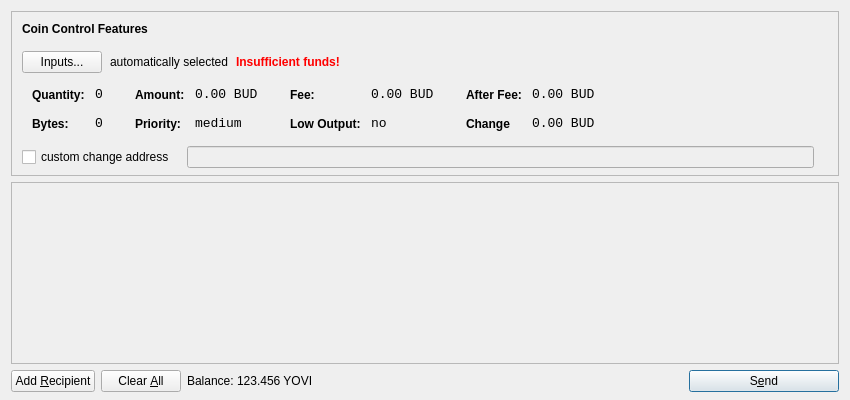
<?xml version="1.0" encoding="UTF-8"?>
<ui version="4.0">
 <class>SendCoinsDialog</class>
 <widget class="QDialog" name="SendCoinsDialog">
  <property name="geometry">
   <rect>
    <x>0</x>
    <y>0</y>
    <width>850</width>
    <height>400</height>
   </rect>
  </property>
  <property name="windowTitle">
   <string>Send Coins</string>
  </property>
  <property name="autoFillBackground">
   <bool>true</bool>
  </property>
  <layout class="QVBoxLayout" name="verticalLayout" stretch="0,1,0">
   <property name="bottomMargin">
    <number>8</number>
   </property>
   <item>
    <widget class="QFrame" name="frameCoinControl">
     <property name="sizePolicy">
      <sizepolicy hsizetype="Expanding" vsizetype="Expanding">
       <horstretch>0</horstretch>
       <verstretch>0</verstretch>
      </sizepolicy>
     </property>
     <property name="maximumSize">
      <size>
       <width>16777215</width>
       <height>16777215</height>
      </size>
     </property>
     <property name="frameShape">
      <enum>QFrame::StyledPanel</enum>
     </property>
     <property name="frameShadow">
      <enum>QFrame::Sunken</enum>
     </property>
     <layout class="QVBoxLayout" name="verticalLayoutCoinControl2">
      <property name="spacing">
       <number>6</number>
      </property>
      <property name="leftMargin">
       <number>0</number>
      </property>
      <property name="topMargin">
       <number>0</number>
      </property>
      <property name="rightMargin">
       <number>0</number>
      </property>
      <property name="bottomMargin">
       <number>6</number>
      </property>
      <item>
       <layout class="QVBoxLayout" name="verticalLayoutCoinControl" stretch="0,0,0,0,1">
        <property name="spacing">
         <number>0</number>
        </property>
        <property name="leftMargin">
         <number>10</number>
        </property>
        <property name="topMargin">
         <number>10</number>
        </property>
        <item>
         <layout class="QHBoxLayout" name="horizontalLayoutCoinControl1">
          <property name="bottomMargin">
           <number>15</number>
          </property>
          <item>
           <widget class="QLabel" name="labelCoinControlFeatures">
            <property name="sizePolicy">
             <sizepolicy hsizetype="Preferred" vsizetype="Maximum">
              <horstretch>0</horstretch>
              <verstretch>0</verstretch>
             </sizepolicy>
            </property>
            <property name="font">
             <font>
              <weight>75</weight>
              <bold>true</bold>
             </font>
            </property>
            <property name="styleSheet">
             <string notr="true">font-weight:bold;</string>
            </property>
            <property name="text">
             <string>Coin Control Features</string>
            </property>
           </widget>
          </item>
         </layout>
        </item>
        <item>
         <layout class="QHBoxLayout" name="horizontalLayoutCoinControl2" stretch="0,0,0,0">
          <property name="spacing">
           <number>8</number>
          </property>
          <property name="bottomMargin">
           <number>10</number>
          </property>
          <item>
           <widget class="QPushButton" name="pushButtonCoinControl">
            <property name="styleSheet">
             <string notr="true"/>
            </property>
            <property name="text">
             <string>Inputs...</string>
            </property>
           </widget>
          </item>
          <item>
           <widget class="QLabel" name="labelCoinControlAutomaticallySelected">
            <property name="text">
             <string>automatically selected</string>
            </property>
            <property name="margin">
             <number>5</number>
            </property>
           </widget>
          </item>
          <item>
           <widget class="QLabel" name="labelCoinControlInsuffFunds">
            <property name="font">
             <font>
              <weight>75</weight>
              <bold>true</bold>
             </font>
            </property>
            <property name="styleSheet">
             <string notr="true">color:red;font-weight:bold;</string>
            </property>
            <property name="text">
             <string>Insufficient funds!</string>
            </property>
            <property name="margin">
             <number>5</number>
            </property>
           </widget>
          </item>
          <item>
           <spacer name="horizontalSpacerCoinControl">
            <property name="orientation">
             <enum>Qt::Horizontal</enum>
            </property>
            <property name="sizeHint" stdset="0">
             <size>
              <width>40</width>
              <height>1</height>
             </size>
            </property>
           </spacer>
          </item>
         </layout>
        </item>
        <item>
         <widget class="QWidget" name="widgetCoinControl" native="true">
          <property name="sizePolicy">
           <sizepolicy hsizetype="Preferred" vsizetype="Preferred">
            <horstretch>0</horstretch>
            <verstretch>0</verstretch>
           </sizepolicy>
          </property>
          <property name="minimumSize">
           <size>
            <width>0</width>
            <height>0</height>
           </size>
          </property>
          <property name="styleSheet">
           <string notr="true"/>
          </property>
          <layout class="QHBoxLayout" name="horizontalLayoutCoinControl5">
           <property name="leftMargin">
            <number>0</number>
           </property>
           <property name="topMargin">
            <number>0</number>
           </property>
           <property name="rightMargin">
            <number>0</number>
           </property>
           <property name="bottomMargin">
            <number>0</number>
           </property>
           <item>
            <layout class="QHBoxLayout" name="horizontalLayoutCoinControl3" stretch="0,0,0,1">
             <property name="spacing">
              <number>20</number>
             </property>
             <property name="topMargin">
              <number>0</number>
             </property>
             <property name="bottomMargin">
              <number>10</number>
             </property>
             <item>
              <layout class="QFormLayout" name="formLayoutCoinControl1">
               <property name="horizontalSpacing">
                <number>10</number>
               </property>
               <property name="verticalSpacing">
                <number>14</number>
               </property>
               <property name="leftMargin">
                <number>10</number>
               </property>
               <property name="topMargin">
                <number>4</number>
               </property>
               <property name="rightMargin">
                <number>6</number>
               </property>
               <item row="0" column="0">
                <widget class="QLabel" name="labelCoinControlQuantityText">
                 <property name="styleSheet">
                  <string notr="true">font-weight:bold;</string>
                 </property>
                 <property name="text">
                  <string>Quantity:</string>
                 </property>
                 <property name="margin">
                  <number>0</number>
                 </property>
                </widget>
               </item>
               <item row="0" column="1">
                <widget class="QLabel" name="labelCoinControlQuantity">
                 <property name="font">
                  <font>
                   <family>Monospace</family>
                   <pointsize>10</pointsize>
                  </font>
                 </property>
                 <property name="cursor">
                  <cursorShape>IBeamCursor</cursorShape>
                 </property>
                 <property name="contextMenuPolicy">
                  <enum>Qt::ActionsContextMenu</enum>
                 </property>
                 <property name="text">
                  <string>0</string>
                 </property>
                 <property name="margin">
                  <number>0</number>
                 </property>
                 <property name="textInteractionFlags">
                  <set>Qt::LinksAccessibleByMouse|Qt::TextSelectableByKeyboard|Qt::TextSelectableByMouse</set>
                 </property>
                </widget>
               </item>
               <item row="1" column="0">
                <widget class="QLabel" name="labelCoinControlBytesText">
                 <property name="styleSheet">
                  <string notr="true">font-weight:bold;</string>
                 </property>
                 <property name="text">
                  <string>Bytes:</string>
                 </property>
                </widget>
               </item>
               <item row="1" column="1">
                <widget class="QLabel" name="labelCoinControlBytes">
                 <property name="font">
                  <font>
                   <family>Monospace</family>
                   <pointsize>10</pointsize>
                  </font>
                 </property>
                 <property name="cursor">
                  <cursorShape>IBeamCursor</cursorShape>
                 </property>
                 <property name="contextMenuPolicy">
                  <enum>Qt::ActionsContextMenu</enum>
                 </property>
                 <property name="text">
                  <string>0</string>
                 </property>
                 <property name="textInteractionFlags">
                  <set>Qt::LinksAccessibleByMouse|Qt::TextSelectableByKeyboard|Qt::TextSelectableByMouse</set>
                 </property>
                </widget>
               </item>
              </layout>
             </item>
             <item>
              <layout class="QFormLayout" name="formLayoutCoinControl2">
               <property name="horizontalSpacing">
                <number>10</number>
               </property>
               <property name="verticalSpacing">
                <number>14</number>
               </property>
               <property name="leftMargin">
                <number>6</number>
               </property>
               <property name="topMargin">
                <number>4</number>
               </property>
               <property name="rightMargin">
                <number>6</number>
               </property>
               <item row="0" column="0">
                <widget class="QLabel" name="labelCoinControlAmountText">
                 <property name="styleSheet">
                  <string notr="true">font-weight:bold;</string>
                 </property>
                 <property name="text">
                  <string>Amount:</string>
                 </property>
                 <property name="margin">
                  <number>0</number>
                 </property>
                </widget>
               </item>
               <item row="0" column="1">
                <widget class="QLabel" name="labelCoinControlAmount">
                 <property name="font">
                  <font>
                   <family>Monospace</family>
                   <pointsize>10</pointsize>
                  </font>
                 </property>
                 <property name="cursor">
                  <cursorShape>IBeamCursor</cursorShape>
                 </property>
                 <property name="contextMenuPolicy">
                  <enum>Qt::ActionsContextMenu</enum>
                 </property>
                 <property name="text">
                  <string>0.00 BUD</string>
                 </property>
                 <property name="textInteractionFlags">
                  <set>Qt::LinksAccessibleByMouse|Qt::TextSelectableByKeyboard|Qt::TextSelectableByMouse</set>
                 </property>
                </widget>
               </item>
               <item row="1" column="0">
                <widget class="QLabel" name="labelCoinControlPriorityText">
                 <property name="styleSheet">
                  <string notr="true">font-weight:bold;</string>
                 </property>
                 <property name="text">
                  <string>Priority:</string>
                 </property>
                </widget>
               </item>
               <item row="1" column="1">
                <widget class="QLabel" name="labelCoinControlPriority">
                 <property name="font">
                  <font>
                   <family>Monospace</family>
                   <pointsize>10</pointsize>
                  </font>
                 </property>
                 <property name="cursor">
                  <cursorShape>IBeamCursor</cursorShape>
                 </property>
                 <property name="contextMenuPolicy">
                  <enum>Qt::ActionsContextMenu</enum>
                 </property>
                 <property name="text">
                  <string>medium</string>
                 </property>
                 <property name="textInteractionFlags">
                  <set>Qt::LinksAccessibleByMouse|Qt::TextSelectableByKeyboard|Qt::TextSelectableByMouse</set>
                 </property>
                </widget>
               </item>
              </layout>
             </item>
             <item>
              <layout class="QFormLayout" name="formLayoutCoinControl3">
               <property name="horizontalSpacing">
                <number>10</number>
               </property>
               <property name="verticalSpacing">
                <number>14</number>
               </property>
               <property name="leftMargin">
                <number>6</number>
               </property>
               <property name="topMargin">
                <number>4</number>
               </property>
               <property name="rightMargin">
                <number>6</number>
               </property>
               <item row="0" column="0">
                <widget class="QLabel" name="labelCoinControlFeeText">
                 <property name="styleSheet">
                  <string notr="true">font-weight:bold;</string>
                 </property>
                 <property name="text">
                  <string>Fee:</string>
                 </property>
                 <property name="margin">
                  <number>0</number>
                 </property>
                </widget>
               </item>
               <item row="0" column="1">
                <widget class="QLabel" name="labelCoinControlFee">
                 <property name="font">
                  <font>
                   <family>Monospace</family>
                   <pointsize>10</pointsize>
                  </font>
                 </property>
                 <property name="cursor">
                  <cursorShape>IBeamCursor</cursorShape>
                 </property>
                 <property name="contextMenuPolicy">
                  <enum>Qt::ActionsContextMenu</enum>
                 </property>
                 <property name="text">
                  <string>0.00 BUD</string>
                 </property>
                 <property name="textInteractionFlags">
                  <set>Qt::LinksAccessibleByMouse|Qt::TextSelectableByKeyboard|Qt::TextSelectableByMouse</set>
                 </property>
                </widget>
               </item>
               <item row="1" column="0">
                <widget class="QLabel" name="labelCoinControlLowOutputText">
                 <property name="styleSheet">
                  <string notr="true">font-weight:bold;</string>
                 </property>
                 <property name="text">
                  <string>Low Output:</string>
                 </property>
                </widget>
               </item>
               <item row="1" column="1">
                <widget class="QLabel" name="labelCoinControlLowOutput">
                 <property name="font">
                  <font>
                   <family>Monospace</family>
                   <pointsize>10</pointsize>
                  </font>
                 </property>
                 <property name="cursor">
                  <cursorShape>IBeamCursor</cursorShape>
                 </property>
                 <property name="contextMenuPolicy">
                  <enum>Qt::ActionsContextMenu</enum>
                 </property>
                 <property name="text">
                  <string>no</string>
                 </property>
                 <property name="textInteractionFlags">
                  <set>Qt::LinksAccessibleByMouse|Qt::TextSelectableByKeyboard|Qt::TextSelectableByMouse</set>
                 </property>
                </widget>
               </item>
              </layout>
             </item>
             <item>
              <layout class="QFormLayout" name="formLayoutCoinControl4">
               <property name="horizontalSpacing">
                <number>10</number>
               </property>
               <property name="verticalSpacing">
                <number>14</number>
               </property>
               <property name="leftMargin">
                <number>6</number>
               </property>
               <property name="topMargin">
                <number>4</number>
               </property>
               <property name="rightMargin">
                <number>6</number>
               </property>
               <item row="0" column="0">
                <widget class="QLabel" name="labelCoinControlAfterFeeText">
                 <property name="styleSheet">
                  <string notr="true">font-weight:bold;</string>
                 </property>
                 <property name="text">
                  <string>After Fee:</string>
                 </property>
                 <property name="margin">
                  <number>0</number>
                 </property>
                </widget>
               </item>
               <item row="0" column="1">
                <widget class="QLabel" name="labelCoinControlAfterFee">
                 <property name="font">
                  <font>
                   <family>Monospace</family>
                   <pointsize>10</pointsize>
                  </font>
                 </property>
                 <property name="cursor">
                  <cursorShape>IBeamCursor</cursorShape>
                 </property>
                 <property name="contextMenuPolicy">
                  <enum>Qt::ActionsContextMenu</enum>
                 </property>
                 <property name="text">
                  <string>0.00 BUD</string>
                 </property>
                 <property name="textInteractionFlags">
                  <set>Qt::LinksAccessibleByMouse|Qt::TextSelectableByKeyboard|Qt::TextSelectableByMouse</set>
                 </property>
                </widget>
               </item>
               <item row="1" column="0">
                <widget class="QLabel" name="labelCoinControlChangeText">
                 <property name="styleSheet">
                  <string notr="true">font-weight:bold;</string>
                 </property>
                 <property name="text">
                  <string>Change</string>
                 </property>
                </widget>
               </item>
               <item row="1" column="1">
                <widget class="QLabel" name="labelCoinControlChange">
                 <property name="font">
                  <font>
                   <family>Monospace</family>
                   <pointsize>10</pointsize>
                  </font>
                 </property>
                 <property name="cursor">
                  <cursorShape>IBeamCursor</cursorShape>
                 </property>
                 <property name="contextMenuPolicy">
                  <enum>Qt::ActionsContextMenu</enum>
                 </property>
                 <property name="text">
                  <string>0.00 BUD</string>
                 </property>
                 <property name="textInteractionFlags">
                  <set>Qt::LinksAccessibleByMouse|Qt::TextSelectableByKeyboard|Qt::TextSelectableByMouse</set>
                 </property>
                </widget>
               </item>
              </layout>
             </item>
            </layout>
           </item>
          </layout>
         </widget>
        </item>
        <item>
         <layout class="QHBoxLayout" name="horizontalLayoutCoinControl4" stretch="0,0,0">
          <property name="spacing">
           <number>12</number>
          </property>
          <property name="sizeConstraint">
           <enum>QLayout::SetDefaultConstraint</enum>
          </property>
          <property name="topMargin">
           <number>5</number>
          </property>
          <property name="rightMargin">
           <number>5</number>
          </property>
          <item>
           <widget class="QCheckBox" name="checkBoxCoinControlChange">
            <property name="text">
             <string>custom change address</string>
            </property>
           </widget>
          </item>
          <item>
           <widget class="QLineEdit" name="lineEditCoinControlChange">
            <property name="enabled">
             <bool>false</bool>
            </property>
            <property name="sizePolicy">
             <sizepolicy hsizetype="Expanding" vsizetype="Fixed">
              <horstretch>0</horstretch>
              <verstretch>0</verstretch>
             </sizepolicy>
            </property>
           </widget>
          </item>
          <item>
           <widget class="QLabel" name="labelCoinControlChangeLabel">
            <property name="sizePolicy">
             <sizepolicy hsizetype="Preferred" vsizetype="Expanding">
              <horstretch>0</horstretch>
              <verstretch>0</verstretch>
             </sizepolicy>
            </property>
            <property name="minimumSize">
             <size>
              <width>0</width>
              <height>0</height>
             </size>
            </property>
            <property name="text">
             <string/>
            </property>
            <property name="margin">
             <number>3</number>
            </property>
           </widget>
          </item>
         </layout>
        </item>
        <item>
         <spacer name="verticalSpacerCoinControl">
          <property name="orientation">
           <enum>Qt::Vertical</enum>
          </property>
          <property name="sizeHint" stdset="0">
           <size>
            <width>800</width>
            <height>1</height>
           </size>
          </property>
         </spacer>
        </item>
       </layout>
      </item>
     </layout>
    </widget>
   </item>
   <item>
    <widget class="QScrollArea" name="scrollArea">
     <property name="widgetResizable">
      <bool>true</bool>
     </property>
     <widget class="QWidget" name="scrollAreaWidgetContents">
      <property name="geometry">
       <rect>
        <x>0</x>
        <y>0</y>
        <width>830</width>
        <height>172</height>
       </rect>
      </property>
      <layout class="QVBoxLayout" name="verticalLayout_2">
       <property name="leftMargin">
        <number>0</number>
       </property>
       <property name="topMargin">
        <number>0</number>
       </property>
       <property name="rightMargin">
        <number>0</number>
       </property>
       <property name="bottomMargin">
        <number>0</number>
       </property>
       <item>
        <layout class="QVBoxLayout" name="entries">
         <property name="spacing">
          <number>6</number>
         </property>
        </layout>
       </item>
       <item>
        <spacer name="verticalSpacer">
         <property name="orientation">
          <enum>Qt::Vertical</enum>
         </property>
         <property name="sizeHint" stdset="0">
          <size>
           <width>20</width>
           <height>40</height>
          </size>
         </property>
        </spacer>
       </item>
      </layout>
     </widget>
    </widget>
   </item>
   <item>
    <layout class="QHBoxLayout" name="horizontalLayout">
     <item>
      <widget class="QPushButton" name="addButton">
       <property name="toolTip">
        <string>Send to multiple recipients at once</string>
       </property>
       <property name="text">
        <string>Add &amp;Recipient</string>
       </property>
       <property name="icon">
        <iconset resource="../bitcoin.qrc">
         <normaloff>:/icons/add</normaloff>:/icons/add</iconset>
       </property>
       <property name="autoDefault">
        <bool>false</bool>
       </property>
      </widget>
     </item>
     <item>
      <widget class="QPushButton" name="clearButton">
       <property name="sizePolicy">
        <sizepolicy hsizetype="Minimum" vsizetype="Fixed">
         <horstretch>0</horstretch>
         <verstretch>0</verstretch>
        </sizepolicy>
       </property>
       <property name="toolTip">
        <string>Remove all transaction fields</string>
       </property>
       <property name="text">
        <string>Clear &amp;All</string>
       </property>
       <property name="icon">
        <iconset resource="../bitcoin.qrc">
         <normaloff>:/icons/remove</normaloff>:/icons/remove</iconset>
       </property>
       <property name="autoRepeatDelay">
        <number>300</number>
       </property>
       <property name="autoDefault">
        <bool>false</bool>
       </property>
      </widget>
     </item>
     <item>
      <layout class="QHBoxLayout" name="horizontalLayout_2">
       <property name="spacing">
        <number>3</number>
       </property>
       <item>
        <widget class="QLabel" name="label">
         <property name="sizePolicy">
          <sizepolicy hsizetype="Preferred" vsizetype="Fixed">
           <horstretch>0</horstretch>
           <verstretch>0</verstretch>
          </sizepolicy>
         </property>
         <property name="text">
          <string>Balance:</string>
         </property>
        </widget>
       </item>
       <item>
        <widget class="QLabel" name="labelBalance">
         <property name="sizePolicy">
          <sizepolicy hsizetype="Preferred" vsizetype="Fixed">
           <horstretch>0</horstretch>
           <verstretch>0</verstretch>
          </sizepolicy>
         </property>
         <property name="cursor">
          <cursorShape>IBeamCursor</cursorShape>
         </property>
         <property name="text">
          <string>123.456 YOVI</string>
         </property>
         <property name="textInteractionFlags">
          <set>Qt::LinksAccessibleByMouse|Qt::TextSelectableByKeyboard|Qt::TextSelectableByMouse</set>
         </property>
        </widget>
       </item>
      </layout>
     </item>
     <item>
      <spacer name="horizontalSpacer">
       <property name="orientation">
        <enum>Qt::Horizontal</enum>
       </property>
       <property name="sizeHint" stdset="0">
        <size>
         <width>40</width>
         <height>20</height>
        </size>
       </property>
      </spacer>
     </item>
     <item>
      <widget class="QPushButton" name="sendButton">
       <property name="minimumSize">
        <size>
         <width>150</width>
         <height>0</height>
        </size>
       </property>
       <property name="toolTip">
        <string>Confirm the send action</string>
       </property>
       <property name="text">
        <string>S&amp;end</string>
       </property>
       <property name="icon">
        <iconset resource="../bitcoin.qrc">
         <normaloff>:/icons/send</normaloff>:/icons/send</iconset>
       </property>
       <property name="default">
        <bool>true</bool>
       </property>
      </widget>
     </item>
    </layout>
   </item>
  </layout>
 </widget>
 <resources>
  <include location="../bitcoin.qrc"/>
 </resources>
 <connections/>
</ui>
